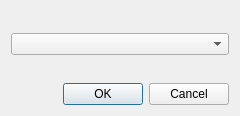
<?xml version="1.0" encoding="UTF-8"?>
<ui version="4.0">
 <class>Port</class>
 <widget class="QDialog" name="Port">
  <property name="geometry">
   <rect>
    <x>0</x>
    <y>0</y>
    <width>240</width>
    <height>116</height>
   </rect>
  </property>
  <property name="windowTitle">
   <string>Dialog</string>
  </property>
  <layout class="QVBoxLayout" name="verticalLayout">
   <item>
    <spacer name="verticalSpacer_2">
     <property name="orientation">
      <enum>Qt::Vertical</enum>
     </property>
     <property name="sizeHint" stdset="0">
      <size>
       <width>20</width>
       <height>93</height>
      </size>
     </property>
    </spacer>
   </item>
   <item>
    <widget class="QComboBox" name="comboBox"/>
   </item>
   <item>
    <spacer name="verticalSpacer">
     <property name="orientation">
      <enum>Qt::Vertical</enum>
     </property>
     <property name="sizeHint" stdset="0">
      <size>
       <width>20</width>
       <height>92</height>
      </size>
     </property>
    </spacer>
   </item>
   <item>
    <widget class="QDialogButtonBox" name="buttonBox">
     <property name="orientation">
      <enum>Qt::Horizontal</enum>
     </property>
     <property name="standardButtons">
      <set>QDialogButtonBox::Cancel|QDialogButtonBox::Ok</set>
     </property>
    </widget>
   </item>
  </layout>
 </widget>
 <resources/>
 <connections>
  <connection>
   <sender>buttonBox</sender>
   <signal>accepted()</signal>
   <receiver>Port</receiver>
   <slot>accept()</slot>
   <hints>
    <hint type="sourcelabel">
     <x>248</x>
     <y>254</y>
    </hint>
    <hint type="destinationlabel">
     <x>157</x>
     <y>274</y>
    </hint>
   </hints>
  </connection>
  <connection>
   <sender>buttonBox</sender>
   <signal>rejected()</signal>
   <receiver>Port</receiver>
   <slot>reject()</slot>
   <hints>
    <hint type="sourcelabel">
     <x>316</x>
     <y>260</y>
    </hint>
    <hint type="destinationlabel">
     <x>286</x>
     <y>274</y>
    </hint>
   </hints>
  </connection>
 </connections>
</ui>
